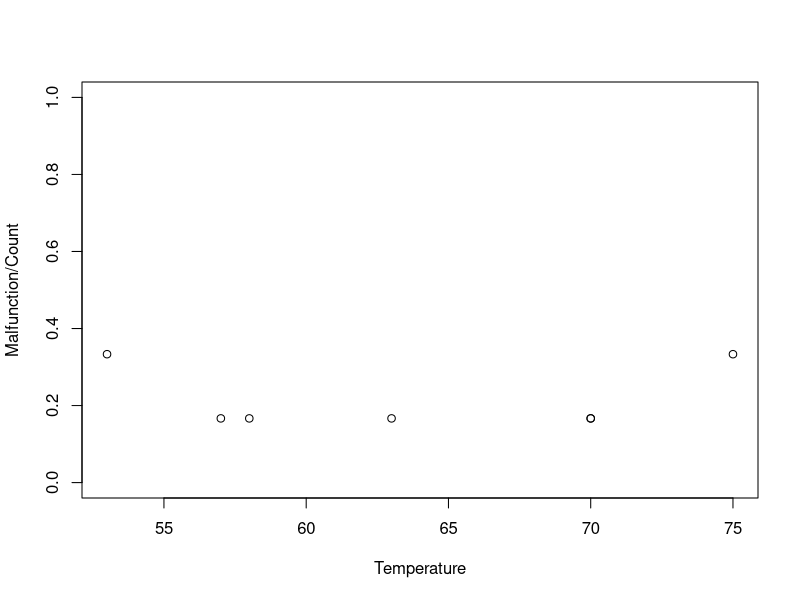
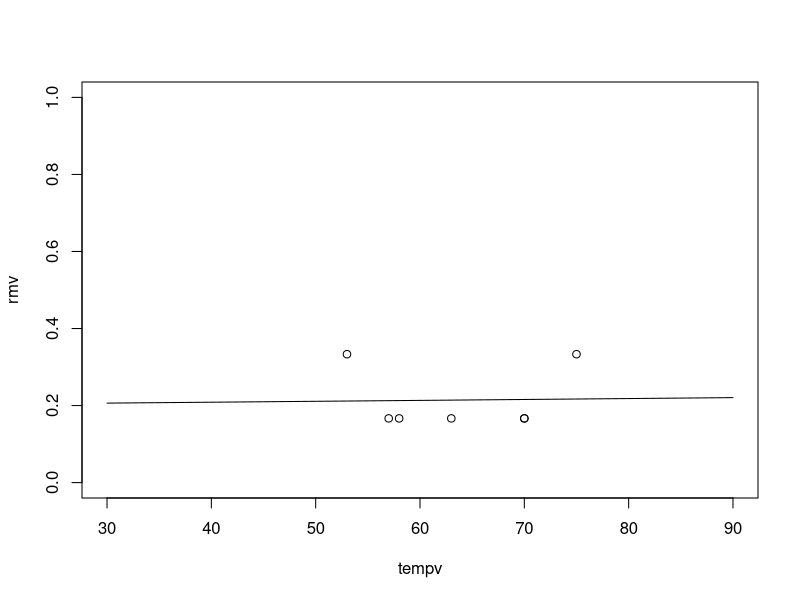
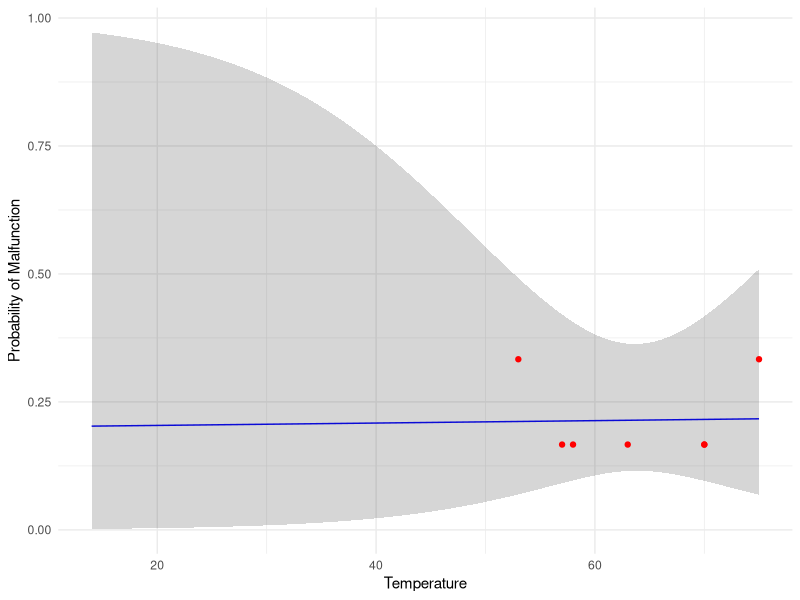

Reproduce these figures in R, in order.
## ---- chunk 1
data = read.csv("shuttle.csv",header=T)
data
## ---- chunk 2
data = data[data$Malfunction>0,]
data
## ---- chunk 3
plot(data=data, Malfunction/Count ~ Temperature, ylim=c(0,1))
## ---- chunk 4
logistic_reg = glm(data=data, Malfunction/Count ~ Temperature, weights=Count, 
                   family=binomial(link='logit'))
summary(logistic_reg)
## ---- chunk 5
# shuttle=shuttle[shuttle$r!=0,] 
tempv = seq(from=30, to=90, by = .5)
rmv <- predict(logistic_reg,list(Temperature=tempv),type="response")
plot(tempv,rmv,type="l",ylim=c(0,1))
points(data=data, Malfunction/Count ~ Temperature)
## ---- chunk 6
data_full = read.csv("shuttle.csv",header=T)
sum(data_full$Malfunction)/sum(data_full$Count)
## ---- chunk 7
# Create a sequence of Temperature values for plotting
newdata <- data.frame(Temperature = seq(14,
                                        max(data$Temperature),
                                        length.out = 84))

# Predict on the link (logit) scale with standard errors
pred <- predict(logistic_reg, newdata, type = "link", se.fit = TRUE)

# Compute 95% CI on the link scale
newdata$fit <- pred$fit
newdata$lower <- pred$fit - 1.96 * pred$se.fit
newdata$upper <- pred$fit + 1.96 * pred$se.fit

# Transform back to probability scale
newdata$fit_prob <- plogis(newdata$fit)
newdata$lower_prob <- plogis(newdata$lower)
newdata$upper_prob <- plogis(newdata$upper)
## ---- chunk 8
library(ggplot2)

ggplot(newdata, aes(x = Temperature, y = fit_prob)) +
  geom_line(color = "blue") +                        # Predicted probability line
  geom_ribbon(aes(ymin = lower_prob, ymax = upper_prob), alpha = 0.2) + # 95% CI
  geom_point(data = data, aes(x = Temperature, y = Malfunction/Count), color = "red") + # observed proportions
  labs(y = "Probability of Malfunction",
       x = "Temperature") +
  theme_minimal()
